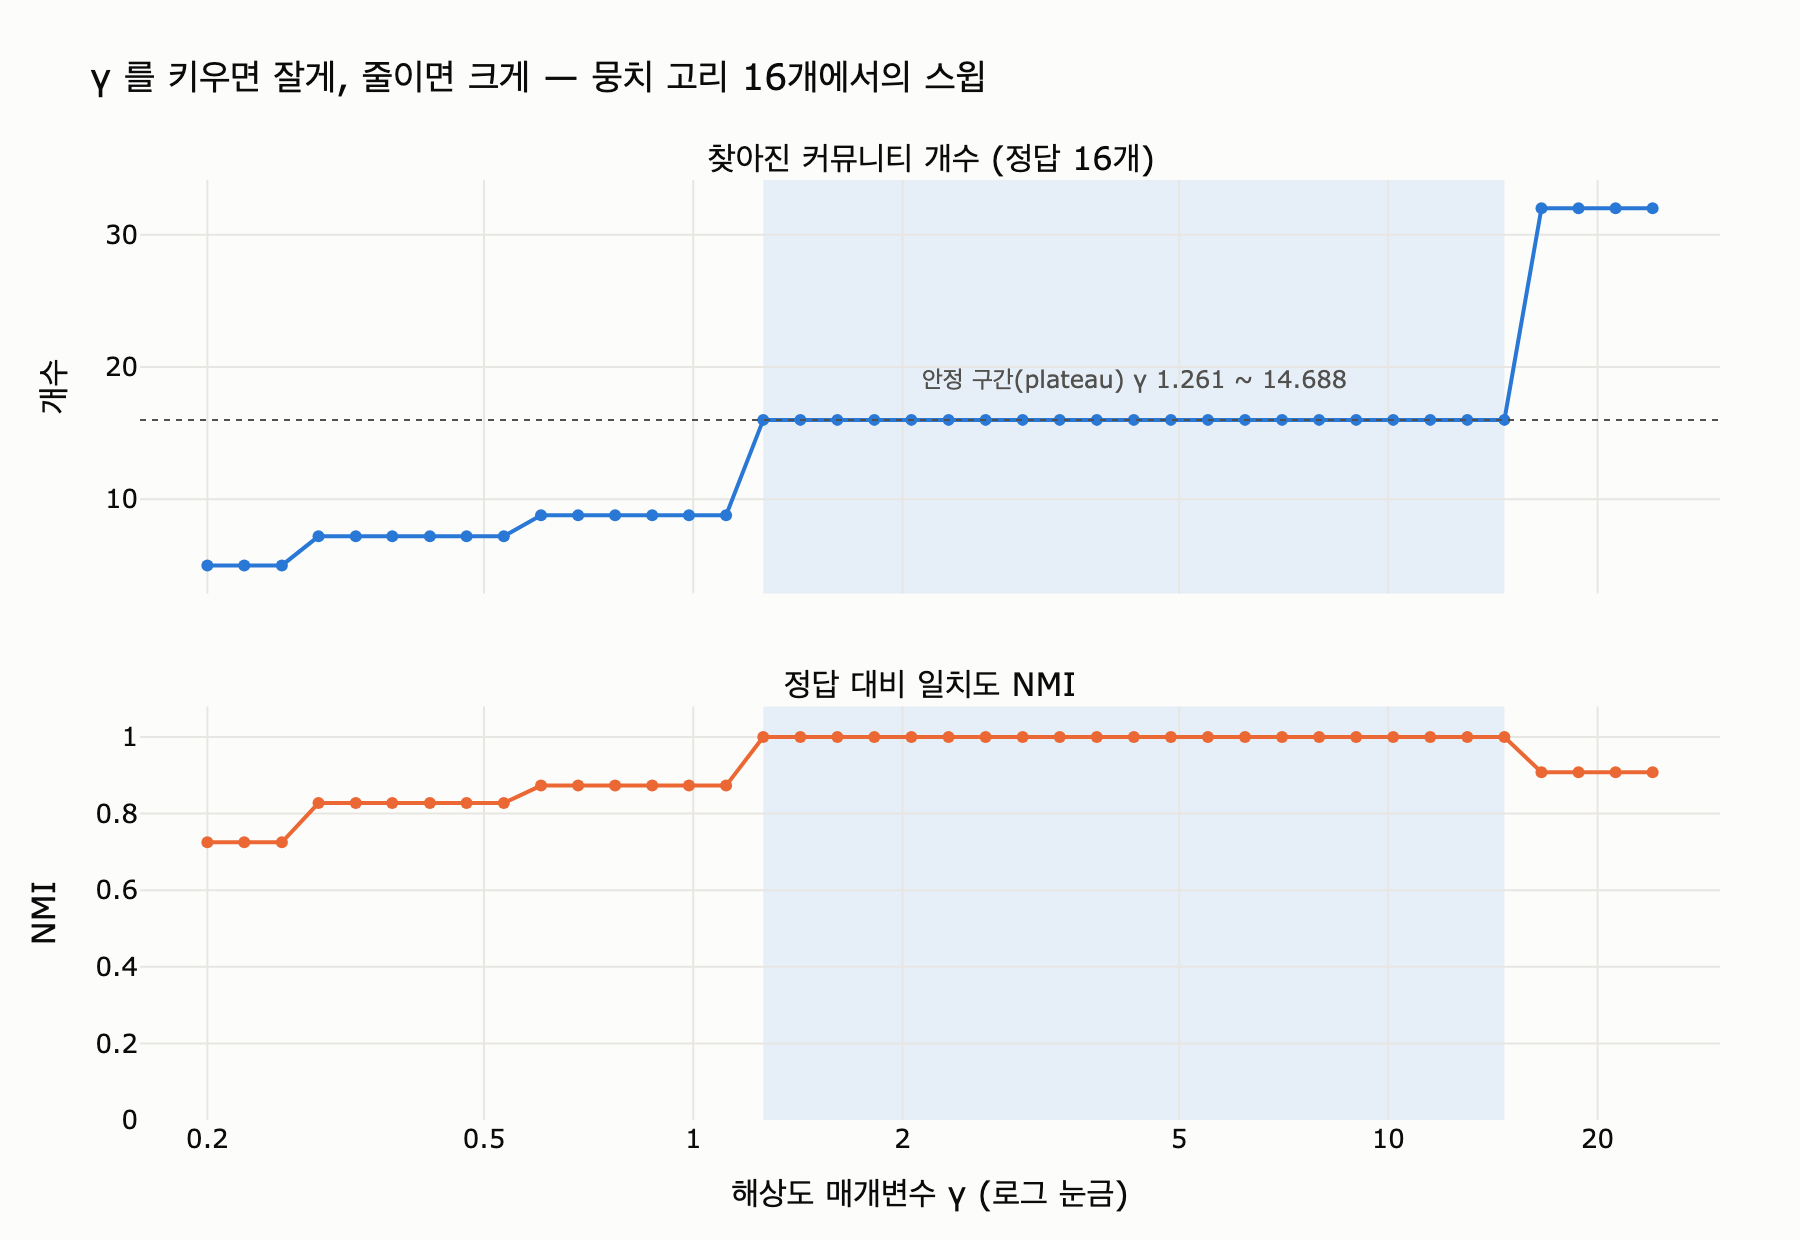

This figure's Python source:
# %% [markdown]
# # 해상도 매개변수 $\gamma$ 가 하는 일
#
# 일반화 모듈러리티(Reichardt–Bornholdt, 2006)는 이렇게 생겼다.
#
# $$
# Q_\gamma = \sum_{c}\left[\frac{L_c}{m} - \gamma\left(\frac{d_c}{2m}\right)^2\right]
# $$
#
# - $L_c$: 커뮤니티 $c$ 안쪽 간선 수, $d_c$: $c$ 안 노드들의 차수 합, $m$: 전체 간선 수
# - $\gamma$ 는 **기대값 항** $(d_c/2m)^2$ 에만 곱해진다. 관측 항 $L_c/m$ 은 건드리지 않는다.
# - $\gamma$ 를 키우면 「큰 덩어리」에 물리는 벌점이 커져서 **잘게** 나뉘고,
#   줄이면 벌점이 약해져서 **크게** 뭉친다. $\gamma = 1$ 이 원래 뉴먼–거번 모듈러리티다.
#
# 아래에서 뭉치 고리(ring of cliques) 그래프를 만들어 놓고 $\gamma$ 를 스윕하면서
# 찾아진 커뮤니티 개수와 정답 대비 일치도(NMI)가 어떻게 움직이는지 본다.

# %%
import math
from collections import defaultdict

import networkx as nx
import plotly.graph_objects as go
from plotly.subplots import make_subplots

SEEDS = [0, 1, 2, 3, 4]  # 루뱅은 무작위성이 있다. 시드를 고정해 재현 가능하게.

SURFACE = "#fcfcfb"
INK = "#0b0b0b"
INK_SOFT = "#52514e"
BLUE = "#2a78d6"
ORANGE = "#eb6834"


def _show(fig):
    try:
        from IPython import get_ipython

        if get_ipython() is not None:
            fig.show()
    except ImportError:
        pass


print("networkx", nx.__version__)
# 출력: networkx 3.2.1

# %% [markdown]
# ## 1. 정답이 뻔한 그래프 만들기
#
# 크기 4짜리 완전 그래프(clique) 16개를 고리 모양으로 이어 붙인다.
# 사람 눈으로 보면 정답은 명백하게 **16개 뭉치**다.

# %%
K, SIZE = 16, 4


def ring_of_cliques(k, size):
    """크기 size 인 완전 그래프 k 개를 고리로 잇는다. 정답 커뮤니티 = k 개."""
    g = nx.Graph()
    for c in range(k):
        base = c * size
        for i in range(size):
            for j in range(i + 1, size):
                g.add_edge(base + i, base + j)
        g.add_edge(base, ((c + 1) % k) * size)  # 다음 뭉치로 가는 다리 하나
    return g


G = ring_of_cliques(K, SIZE)
TRUTH = [set(range(c * SIZE, (c + 1) * SIZE)) for c in range(K)]

print(f"노드 {G.number_of_nodes()}, 간선 {G.number_of_edges()}, 정답 커뮤니티 {len(TRUTH)}개")
# 출력: 노드 64, 간선 112, 정답 커뮤니티 16개

# %% [markdown]
# ## 2. $\gamma$ 를 손으로 넣어 본 $Q_\gamma$ — 해상도 한계의 정체
#
# 「정답(뭉치 16개)」과 「이웃한 뭉치를 둘씩 붙인 답(8개)」의 $Q_\gamma$ 를 직접 비교한다.
# $\gamma = 1$ 에서 **붙인 쪽이 이기면** 그게 바로 해상도 한계다.
# 모듈러리티를 최대화하는 알고리즘은 점수가 높은 쪽을 고르므로 작은 뭉치를 붙여 버린다.

# %%
def modularity_gamma(g, comms, gamma=1.0):
    """Q_gamma = Σ_c [ L_c/m - gamma*(d_c/2m)^2 ]. gamma 는 기대값 항에만 곱해진다."""
    m = g.number_of_edges()
    deg = dict(g.degree())
    q = 0.0
    for c in comms:
        s = set(c)
        lc = sum(1 for v in s for u in g[v] if u in s) / 2
        dc = sum(deg[v] for v in s)
        q += lc / m - gamma * (dc / (2 * m)) ** 2
    return q


MERGED = [set(range(c * SIZE, (c + 2) * SIZE)) for c in range(0, K, 2)]  # 둘씩 붙인 답

print(f"{'gamma':>6} {'정답 Q(16개)':>14} {'붙인 Q(8개)':>13} {'이기는 쪽':>12}")
for g_ in (0.5, 0.8, 1.0, 1.2, 1.5, 2.0):
    qt = modularity_gamma(G, TRUTH, g_)
    qm = modularity_gamma(G, MERGED, g_)
    print(f"{g_:>6.1f} {qt:>14.4f} {qm:>13.4f} {'정답' if qt > qm else '붙인 쪽 (틀림)':>12}")
# 출력:
#  gamma      정답 Q(16개)      붙인 Q(8개)        이기는 쪽
#    0.5         0.8259        0.8661    붙인 쪽 (틀림)
#    0.8         0.8071        0.8286    붙인 쪽 (틀림)
#    1.0         0.7946        0.8036    붙인 쪽 (틀림)   ← 고전 모듈러리티가 지는 지점
#    1.2         0.7821        0.7786           정답
#    1.5         0.7634        0.7411           정답
#    2.0         0.7321        0.6786           정답

# %% [markdown]
# 기대값 항에 곱해지는 $\gamma$ 가 커질수록 **큰 커뮤니티가 더 크게 손해**를 본다.
# $d_c$ 는 커뮤니티가 커질수록 커지고, 벌점은 $d_c^2$ 에 비례하기 때문이다.
# 그래서 「병합해서 얻는 이득」이 줄고, 최적해가 잘게 쪼개지는 쪽으로 이동한다.

# %% [markdown]
# ## 3. 정답 대비 일치도 재기 — NMI
#
# 두 분할이 얼마나 같은지를 재는 표준 지표. 1이면 완전히 같고 0이면 무관하다.
#
# $$
# \mathrm{NMI}(X, Y) = \frac{2\,I(X;Y)}{H(X) + H(Y)}
# $$

# %%
def nmi(part_a, part_b):
    """정규화 상호정보량. 두 분할은 같은 노드 집합을 덮는다고 가정."""
    n = sum(len(c) for c in part_a)
    lab_a = {v: i for i, c in enumerate(part_a) for v in c}
    lab_b = {v: i for i, c in enumerate(part_b) for v in c}
    joint = defaultdict(int)
    for v in lab_a:
        joint[(lab_a[v], lab_b[v])] += 1

    def entropy(part):
        return -sum((len(c) / n) * math.log(len(c) / n) for c in part if c)

    ha, hb = entropy(part_a), entropy(part_b)
    mi = 0.0
    for (a, b), nij in joint.items():
        pij = nij / n
        mi += pij * math.log(pij / ((len(part_a[a]) / n) * (len(part_b[b]) / n)))
    return 0.0 if ha + hb == 0 else 2 * mi / (ha + hb)


print(f"정답 vs 정답  NMI = {nmi(TRUTH, TRUTH):.3f}")
print(f"정답 vs 둘씩붙임 NMI = {nmi(TRUTH, MERGED):.3f}")
print(f"정답 vs 전체하나 NMI = {nmi(TRUTH, [set(G.nodes())]):.3f}")
# 출력:
# 정답 vs 정답  NMI = 1.000
# 정답 vs 둘씩붙임 NMI = 0.857
# 정답 vs 전체하나 NMI = 0.000

# %% [markdown]
# ## 4. $\gamma$ 스윕
#
# `networkx.community.louvain_communities(G, resolution=γ)` 를 $\gamma$ 를 바꿔 가며 돌린다.
# 시드 5개의 평균을 쓴다 (루뱅은 시드에 따라 답이 흔들리므로).

# %%
N_STEPS = 40
GAMMAS = [round(0.2 * (24.0 / 0.2) ** (i / (N_STEPS - 1)), 3) for i in range(N_STEPS)]  # 0.2 ~ 24, 로그 간격

counts, scores = [], []
for gamma in GAMMAS:
    cs, ss = [], []
    for seed in SEEDS:
        part = nx.community.louvain_communities(G, resolution=gamma, seed=seed)
        cs.append(len(part))
        ss.append(nmi(TRUTH, [set(c) for c in part]))
    counts.append(sum(cs) / len(cs))
    scores.append(sum(ss) / len(ss))

for i in range(0, N_STEPS, 4):  # 4칸마다 하나씩만 출력
    print(f"gamma={GAMMAS[i]:<7} 커뮤니티 {counts[i]:>5.1f}개  NMI {scores[i]:.3f}")
# 출력:
# gamma=0.2     커뮤니티   5.0개  NMI 0.725
# gamma=0.327   커뮤니티   7.2개  NMI 0.828
# gamma=0.534   커뮤니티   7.2개  NMI 0.828
# gamma=0.873   커뮤니티   8.8개  NMI 0.873   ← gamma≈1 에서 뭉치를 붙여 버린다
# gamma=1.426   커뮤니티  16.0개  NMI 1.000
# gamma=2.33    커뮤니티  16.0개  NMI 1.000
# gamma=3.807   커뮤니티  16.0개  NMI 1.000
# gamma=6.22    커뮤니티  16.0개  NMI 1.000
# gamma=10.163  커뮤니티  16.0개  NMI 1.000
# gamma=16.606  커뮤니티  32.0개  NMI 0.908   ← 너무 키우면 뭉치를 쪼개 버린다

# %% [markdown]
# ## 5. 안정 구간(plateau) 찾기
#
# 실무 절차는 이렇다.
#
# 1. $\gamma$ 를 넓게 스윕한다 (보통 로그 눈금으로 0.1 ~ 10).
# 2. **커뮤니티 개수가 $\gamma$ 를 흔들어도 잘 안 변하는 구간**을 찾는다. 그게 plateau다.
# 3. plateau 한가운데 값을 고른다. 경계 근처 값은 조금만 흔들려도 답이 바뀐다.
# 4. 그래도 남는 질문 — 「정답이 몇 개인지」는 알고리즘이 아니라 **쓰임새**가 정한다.

# %%
best, run_start = (0, None, None), 0
for i in range(1, len(GAMMAS) + 1):
    if i == len(GAMMAS) or counts[i] != counts[run_start]:
        if i - run_start > best[0]:
            best = (i - run_start, GAMMAS[run_start], GAMMAS[i - 1])
        run_start = i

width, lo, hi = best
mid = math.sqrt(lo * hi)  # 로그 눈금이므로 기하평균이 「한가운데」다
print(f"가장 긴 안정 구간: gamma {lo} ~ {hi} (스윕 점 {width}개), 커뮤니티 개수 고정")
print(f"추천 gamma = {mid:.2f}  (구간 한가운데)")
# 출력:
# 가장 긴 안정 구간: gamma 1.261 ~ 14.688 (스윕 점 21개), 커뮤니티 개수 고정
# 추천 gamma = 4.30  (구간 한가운데)

# %%
fig = make_subplots(
    rows=2,
    cols=1,
    shared_xaxes=True,
    vertical_spacing=0.12,
    subplot_titles=("찾아진 커뮤니티 개수 (정답 16개)", "정답 대비 일치도 NMI"),
)

fig.add_trace(
    go.Scatter(
        x=GAMMAS, y=counts, mode="lines+markers", line=dict(color=BLUE, width=2),
        marker=dict(size=6), name="커뮤니티 개수",
        hovertemplate="γ=%{x}<br>커뮤니티 %{y:.1f}개<extra></extra>",
    ),
    row=1, col=1,
)
fig.add_hline(y=K, row=1, col=1, line=dict(color=INK_SOFT, width=1, dash="dot"))

fig.add_trace(
    go.Scatter(
        x=GAMMAS, y=scores, mode="lines+markers", line=dict(color=ORANGE, width=2),
        marker=dict(size=6), name="NMI",
        hovertemplate="γ=%{x}<br>NMI %{y:.3f}<extra></extra>",
    ),
    row=2, col=1,
)

TICKS = [0.2, 0.5, 1, 2, 5, 10, 20]
XRANGE = [math.log10(0.16), math.log10(30)]  # 로그 축의 range 는 log10 값으로 준다
fig.update_xaxes(
    type="log", range=XRANGE, tickmode="array", tickvals=TICKS, ticktext=[str(t) for t in TICKS],
    title_text="해상도 매개변수 γ (로그 눈금)", row=2, col=1,
)
fig.update_xaxes(
    type="log", range=XRANGE, tickmode="array", tickvals=TICKS,
    ticktext=[str(t) for t in TICKS], row=1, col=1,
)
fig.update_yaxes(title_text="개수", row=1, col=1)
fig.update_yaxes(title_text="NMI", range=[0, 1.08], row=2, col=1)
fig.update_layout(
    title="γ 를 키우면 잘게, 줄이면 크게 — 뭉치 고리 16개에서의 스윕",
    showlegend=False,
    height=620,
    width=900,
    paper_bgcolor=SURFACE,
    plot_bgcolor=SURFACE,
    font=dict(color=INK, size=13),
    margin=dict(t=90, r=40, b=60, l=70),
)
fig.update_xaxes(gridcolor="#e7e6e2", zeroline=False)
fig.update_yaxes(gridcolor="#e7e6e2", zeroline=False)

# 안정 구간 음영. 축을 log 로 바꾼 «뒤에» add_shape 로 직접 얹는다.
for xref, yref in (("x", "y domain"), ("x2", "y2 domain")):
    fig.add_shape(
        type="rect", xref=xref, yref=yref, x0=lo, x1=hi, y0=0, y1=1,
        fillcolor=BLUE, opacity=0.10, line_width=0, layer="below",
    )
fig.add_annotation(
    xref="x", yref="y", x=math.log10(mid), y=K, yshift=20,
    text=f"안정 구간(plateau) γ {lo} ~ {hi}", showarrow=False,
    font=dict(color=INK_SOFT, size=12),
)

_show(fig)

import os

out = os.path.join(os.path.dirname(os.path.abspath(__file__)), "expy.png")
fig.write_image(out, scale=2)
print("저장:", out)
# 출력: 저장: .../92f390ae-22e1-424e-9028-8f922fc3107e/expy.png

# %% [markdown]
# ## 정리
#
# - $\gamma$ 는 $Q_\gamma$ 의 **기대값 항** $(d_c/2m)^2$ 에 곱해지는 계수다. 관측 항은 그대로다.
# - 크게 → 병합 이득이 줄어 **잘게** 나뉜다. 작게 → 벌점이 약해져 **크게** 뭉친다.
# - $\gamma = 1$ 이 고전 모듈러리티이며, 이 값에서 해상도 한계(작은 뭉치 병합)가 나타날 수 있다.
# - 「옳은 $\gamma$」를 주는 공식은 없다. 스윕해서 plateau를 찾고, 최종 개수는 쓰임새로 정한다.
